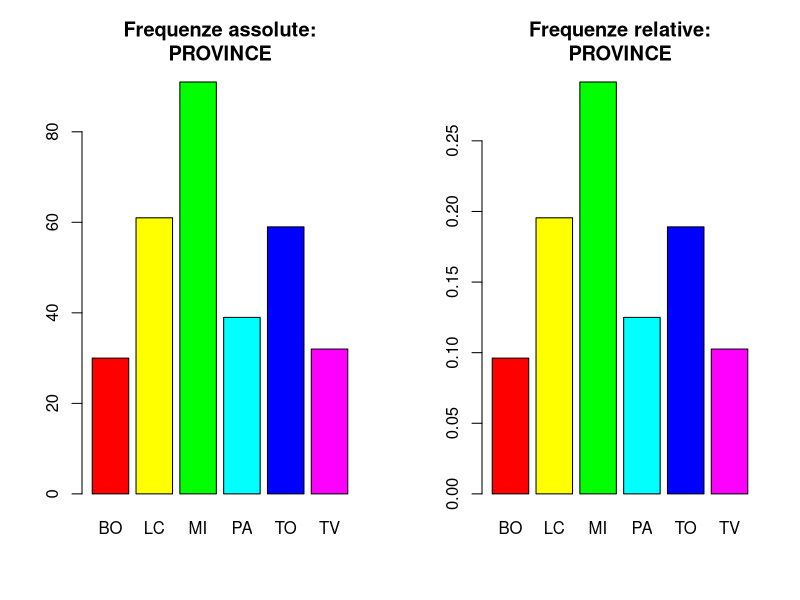
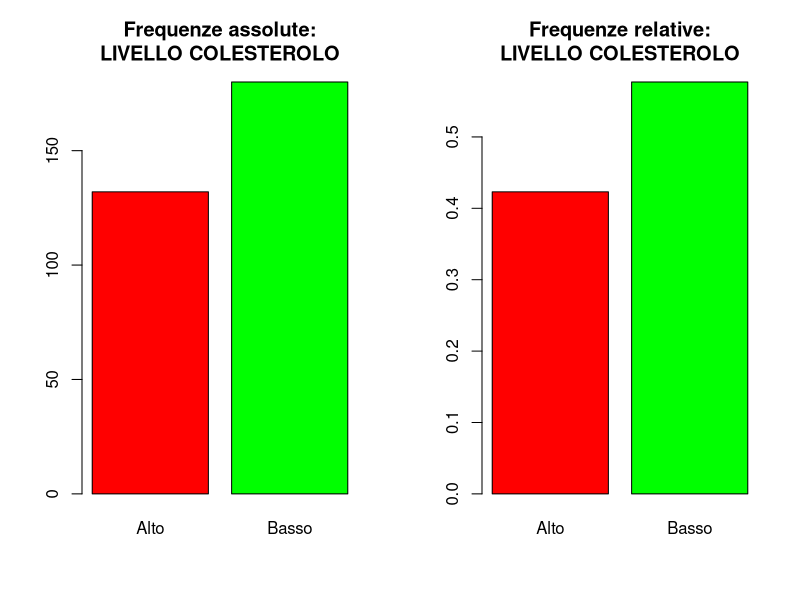
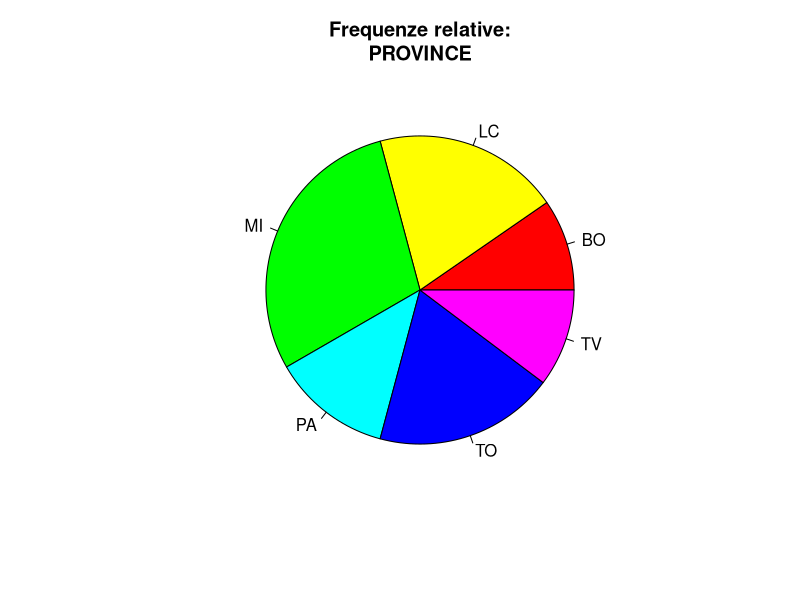
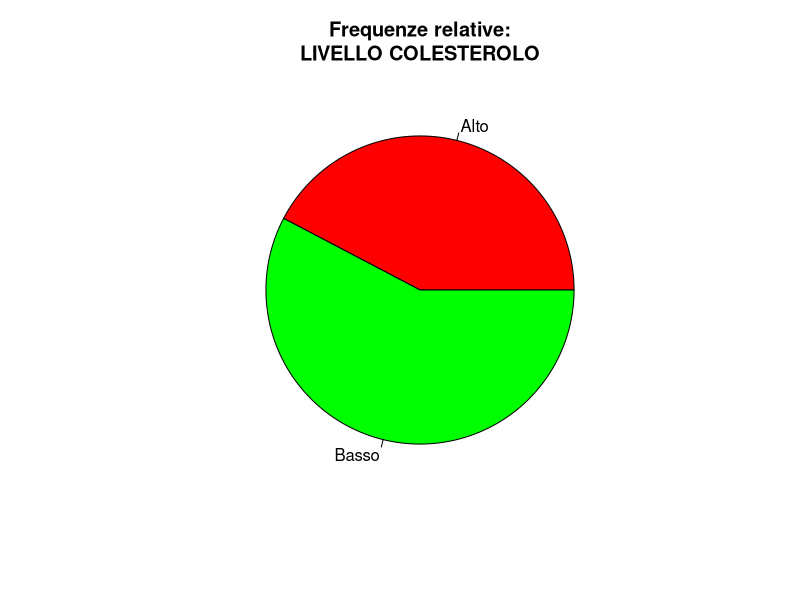
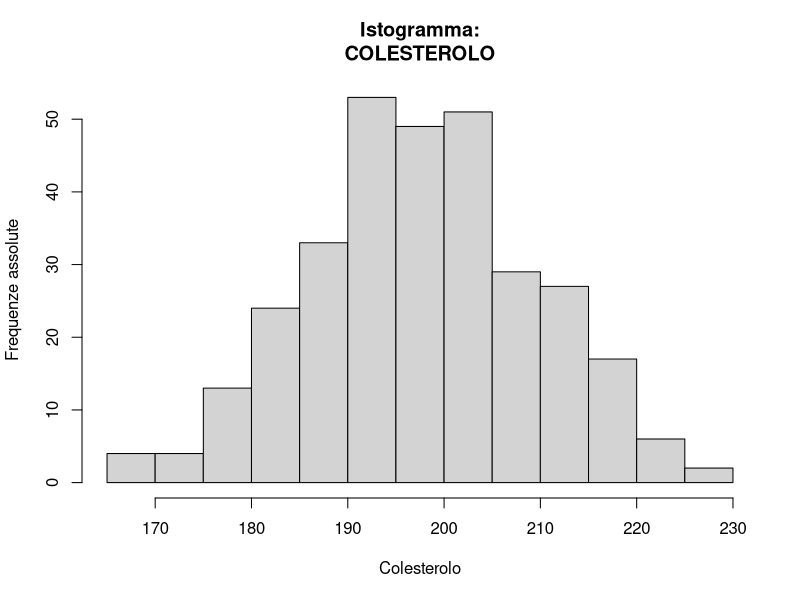
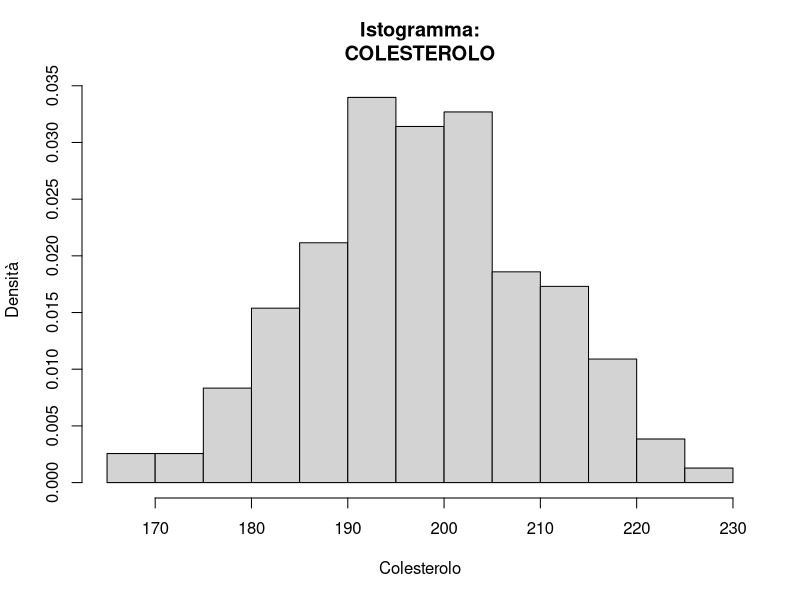
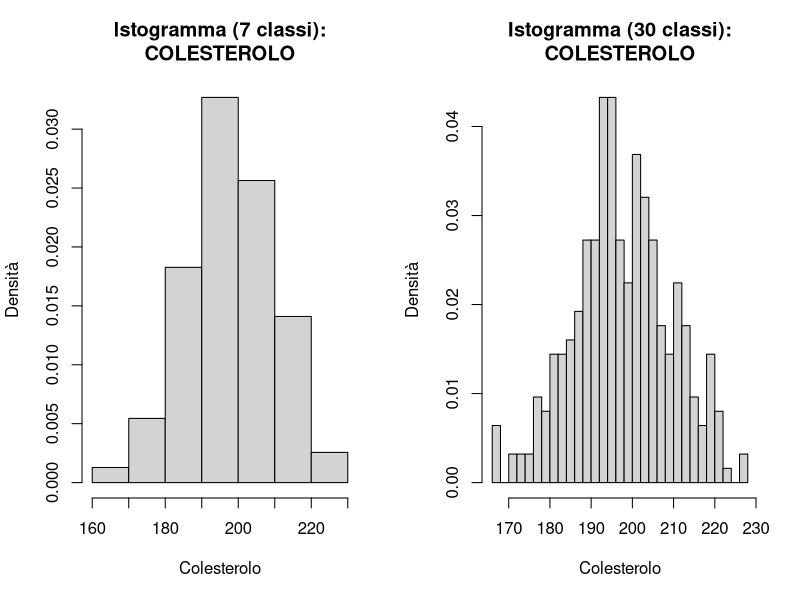
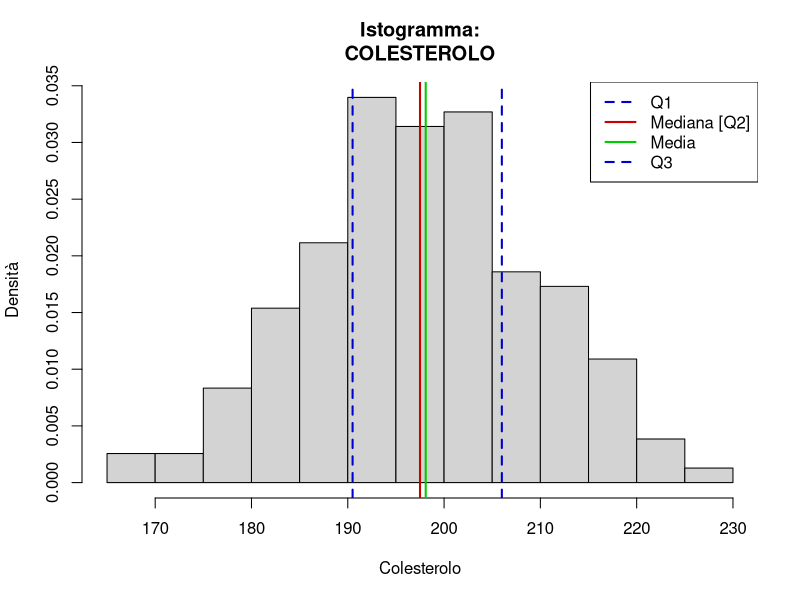

Generate these figures, in order, with R:
#'###########################################################'#
#'########               LABORATORIO 1               ########'#
#'######## INTRODUZIONE A R & STATISTICA DESCRITTIVA ########'#
#'###########################################################'#

# Argomenti del primo laboratorio:
# 1 - Primi passi: variabili, vettori, matrici 
# 2 - Dataframe 
# 3 - Analisi descrittiva di una variabile categorica
# 4 - Analisi descrittiva di una variabile numerica

# IMPOSTARE LA WORKING DIRECTORY (CARTELLA DI LAVORO): -------------------------
# Da interfaccia:
# 1.
# 'Session' -> 'Set Working Directory' -> 'Choose Directory' -> ...

# 2. 
# 'Session' -> 'Set Working Directory' -> 'To Source File Location'

# Da console:
# setwd( 'C:/percorso/file' )

# Da pacchetto:
if(!require(rstudioapi)) install.packages("rstudioapi")
setwd(dirname(rstudioapi::getActiveDocumentContext()$path))

# CONOSCERE LA WORKING DIRECTORY (CARTELLA DI LAVORO):
getwd()

# CONOSCERE I FILES PRESENTI NELLA DIRECTORY:
dir()

# HELP 
# help( nome_comando )

help( getwd )

?getwd

# 1 - PRIMI PASSI ------------------------------------------------------------------
(17*0.35)+(1/2)-exp(1)+log(3)-2^2

### OGGETTI IN R: ASSEGNARE VALORI A VARIABILI ---------------------------------
# 1. Scalari
a = 1

b = 3

a + b

a = b

# 2. Vettori
v = c( 6, 1, -7, 12 )
v

length(v)

# 3. Matrici
M = matrix( data = c( 1, 2, 3, 4, 5, 6, 7, 8, 9, 10, 11, 12 ),
            nrow = 4, ncol = 3, byrow = FALSE)
M

dim( M )

### ESTRAZIONE DI ELEMENTI DA UN VETTORE ---------------------------------------

# R è 1-indexed: il primo elemento di un vettore è in posizione 1
# L'operatore () contraddistingue le chiamate a funzioni (es.: length())
# L'operatore [] contraddistingue gli accessi a vettori/matrici

# 1. Accesso diretto agli elementi
v

v[ 2 ]          # secondo elemento di v

v[ c( 1, 3 ) ]  # primo e terzo elemento di v

v[ -1 ]         # tutto il vettore v tranne il primo elemento

# 2. which()
# La funzione which(condizione) restituisce gli INDICI di tutti gli elementi che
# soddisfano la condizione logica specificata
w = c( 5, 9, 9, 9, 9, 1, 1 )

which( w == 5 )

which( w != 5 )  

which( w > 1 ) 

which( w > 1 & w <= 5 )

which( w > 6 | w == 7 )

# 3. unique()
# La funzione unique(vettore) permette di determinare i valori univoci di un
# vettore
w
unique( w )

# E se volessimo sapere quanti elementi unici ci sono in un vettore?
length( unique( w ) ) 

# 4. Condizione logica sull'intero vettore
w > 1

w == 7

### ESTRAZIONE DI ELEMENTI DA UNA MATRICE --------------------------------------

M

# Accesso diretto ad elementi
M[ 2, 3 ]

M[ 4, c( 1, 3 ) ]

# Accesso ad intere colonne o righe
M[ 3, ]

M[ , 2 ]

# Visualizzazione e rimozione delle variabili
ls()              # fornisce la lista delle variabili esistenti

rm( a )           # rimuove la variabile a

ls()

rm( list = ls() ) # rimuove tutte le variabili nel workspace

# Pulizia della console
# Windows: ctrl + l
# macOS: Options + Command + l

ls()
# 2 - DATAFRAME ----------------------------------------------------------------

### LA STRUTTURA DATI DATA.FRAME -----------------------------------------------
# I dataframe sono oggetti costituiti da vettori di uguale lunghezza, ma non
# necessariamente dello stesso tipo. Contrariamente alle matrici, il dataframe
# è più flessibile e può essere utilizzato con dati di tipo diverso tra loro

# Importazione di un nuovo dataframe
# Prima si deve localizzare dove si trova il file da importare
# setwd("C:/percorso/cartella/dove/si/trova/il/dataset")

pazienti = read.table( "pazienti.txt", header = TRUE, stringsAsFactors = FALSE)
# header = TRUE: il file importato contiene i nomi delle variabili nella prima riga
# stringAsFactors = FALSE: le variabili character come stringhe (non come factor)

names( pazienti ) # mostra i nomi delle variabili nel dataframe 

head( pazienti )  # mostra le prime sei righe del dataframe

tail( pazienti )  # mostra le ultime sei righe del dataframe

pazienti

# Accedere alle variabili del dataframe
pazienti$Peso

# Dati mancanti
is.na( pazienti ) 

sum( is.na( pazienti ) )

# Che tipo di variabili ci sono nel nostro dataframe?
# Quali sono variabili categoriche e quali numeriche?

str( pazienti )

class( pazienti )

class( pazienti$Sesso )

# Creazione di una variabile categorica tramite factor
pazienti$Sesso = as.factor( pazienti$Sesso )

class( pazienti$Sesso )

levels( pazienti$Sesso ) # livelli/categorie della variabile qualitativa

# VARIABILI CATEGORICHE 
# Selezionare le femmine
femmine = pazienti[ which( pazienti$Sesso == 'F' ) , ]

dim( femmine )

# Come calcolare il numero di femmine senza creare un nuovo dataframe? 
length( which( pazienti$Sesso == 'F' ) )
dim( femmine )[1]

# Tabella di frequenza (per variabile categorica/factor)
table( pazienti$Sesso )

table( pazienti$Peso ) # non molto leggibile (variabile numerica)!

# 3 - ANALISI DESCRITTIVA DI UNA VARIABILE QUALITATIVA (DATI CATEGORICI) -------

# Analisi di variabili qualitative:
# 1. Tabella di distribuzione di frequenze per le categorie della variabile
# 2. Grafici (diagrammi a barre e a torta)

### RICHIESTA 1: da quali province provengono gli pazienti?

# factor() converte l'argomento in realizzazioni di una variabile categorica,
# i cui valori possibili sono riportati in levels
pazienti$Provincia = as.factor( pazienti$Provincia )

# Specificare i levels non è necessario, ma permette di ordinare i levels 
# come si vuole (default: ordine alfabetico)
levels( pazienti$Provincia )

# Tabella delle frequenze assolute
freq_ass = table( pazienti$Provincia )
freq_ass

# Tabella delle frequenze relative
freq_rel = table( pazienti$Provincia ) / length( pazienti$Provincia )   # oppure: prop.table( freq_ass )
freq_rel

sum( freq_rel )

### RICHIESTA 2: rappresentare graficamente le frequenze assolute e relative

# Primo grafico
dev.new()
par( mfrow = c( 1, 2 ) )
barplot( table( pazienti$Provincia ),
         col = rainbow( length( levels( as.factor( pazienti$Provincia ) ) ) ),
         main = 'Frequenze assolute:\nPROVINCE' )
barplot( table( pazienti$Provincia ) / sum( table( pazienti$Provincia ) ),
         col = rainbow( length( levels( as.factor( pazienti$Provincia ) ) ) ),
         main = 'Frequenze relative:\nPROVINCE' )

# Secondo grafico
dev.new()
par( mfrow = c( 1, 2 ) )
barplot( table( pazienti$Esito ), col = c( 'red', 'green' ),
         main = 'Frequenze assolute:\nLIVELLO COLESTEROLO' )
barplot( table( pazienti$Esito ) / sum( table( pazienti$Esito ) ), col = c( 'red', 'green' ),
         main = 'Frequenze relative:\nLIVELLO COLESTEROLO' )

# Terzo grafico
dev.new()
pie( table( pazienti$Provincia ) / sum( table( pazienti$Provincia ) ),
     col = rainbow( length( levels( as.factor( pazienti$Provincia ) ) ) ),
     main = 'Frequenze relative:\nPROVINCE' )

# Quarto grafico
dev.new()
pie ( table( pazienti$Esito ) / sum( table( pazienti$Esito ) ), col = c( 'red', 'green' ),
      main = 'Frequenze relative:\nLIVELLO COLESTEROLO' )


# 4 - ANALISI DESCRITTIVA DI UNA VARIABILE QUANTITATIVA ------------------------
# Le variabili quantitative possono essere descritte numericamente,
# utilizzando opportuni indici di posizione e di dispersione
# e, graficamente, mediante istogrammi e boxplot.

### RICHIESTA 1: calcolare i principali indici statistici di posizione e di
### dispersione della variabile "Peso"

N = dim( pazienti )[1]

# Media campionaria dei dati: media = sum_i(x_i) / N
media = mean( pazienti$Peso )
media
# oppure:
media = sum( pazienti$Peso ) / N
media

# Varianza campionaria dei dati: varianza = sum_i(x_i - media)^2 / (N-1)
varianza = var( pazienti$Peso )
varianza
# oppure:
varianza = sum( ( pazienti$Peso - media )^2 ) / ( N - 1 )
varianza

# Deviazione standard campionaria: dev_std = sqrt( varianza )
dev_std = sd( pazienti$Peso ) 
dev_std
# oppure:
dev_std = sqrt(varianza)
dev_std

# Range
r = range( pazienti$Peso )
r
# oppure:
r = c( min( pazienti$Peso ), max( pazienti$Peso ) )
r

# Differenza tra massimo e minimo elemento
diff(r)
# oppure:
r[2]-r[1]

# Mediana: valore centrale del dataset
# Dopo aver ordinato i dati:
#   - se N è DISPARI, mediana = (N+1)/2 -esima osservazione
#   - se N è PARI,    mediana = media tra N/2 -esima osservazione e
#                               (N/2 + 1) -esima osservazione
median( pazienti$Peso )

# Moda: valore che si verifica con maggiore frequenza nei dati
# Nota: non per forza questo valore è unico
freq_ass = table( pazienti$Peso )
freq_ass

max_freq_ass = max( freq_ass )
max_freq_ass

moda = freq_ass[ freq_ass == max_freq_ass ]
moda

# Alternativamente, sarebbe più appropriato dividere i valori della variabile
# "Peso" in intervalli, associando ogni intervallo ad una classe, per poi
# identificare la classe modale (con frequenza maggiore)

# Quantili e Quartili
# Dopo aver ordinato i dati:
#   - Primo quartile   (Q1)  :  x tale per cui il 25% dei dati è minore di x
#   - Secondo quartile (Q2)  :  x tale per cui il 50% dei dati è minore di x
#   - Terzo quartile   (Q3)  :  x tale per cui il 75% dei dati è minore di x
# Nota: Q2 = mediana
quantile( pazienti$Peso, probs = 0.25 ) # Q1

quantile( pazienti$Peso, probs = 0.50 ) # Q2
median( pazienti$Peso )

quantile( pazienti$Peso, probs = 0.75 ) # Q3

# Range interquartile: IQR = Q3 - Q1
IQR = quantile( pazienti$Peso, probs = 0.75 ) - quantile( pazienti$Peso, probs = 0.25 )
# oppure:
IQR( pazienti$Peso )

# Quartili (riassunto)
quantile( pazienti$Peso )

# Quantile di ordine p: x tale per cui il 100p% dei dati è minore di x
p = 0.85
quantile( pazienti$Peso, probs = p )

# Quantili di ordine 0%, 10%, 20%, ..., 80%, 90%, 100%
p =  (0:10)  / 10
quantile( pazienti$Peso, probs = p )

# Valori di sintesi (media, minimo, massimo e tre quartili)
summary( pazienti$Peso )

### RICHIESTA 2: visualizzare graficamente la distribuzione della variabile
### "Colesterolo"

# 2.1 Istogramma

# Istruzioni:
#   - dividere il range dei dati in classi (intervalli)
#   - calcolare, per ogni classe, le frequenze relative e densità
#      [ densità = ( frequenza relativa ) / ( ampiezza intervallo classe ) ]
#   - in corrispondenza di ogni classe disegnare rettangoli di area pari alla
#      frequenza relativa della classe considerata (ovvero di altezza pari alla
#      densità)

# Istogramma con ordinata = frequenze assolute
dev.new()
hist( pazienti$Colesterolo,
      xlab = 'Colesterolo', ylab = 'Frequenze assolute',
      main = 'Istogramma:\nCOLESTEROLO' )

# Istogramma con ordinata = densità (freq_rel = densità * ampiezza intervallo classe ) 
dev.new()
hist( pazienti$Colesterolo, prob = TRUE,
      xlab = 'Colesterolo', ylab = 'Densità',
      main = 'Istogramma:\nCOLESTEROLO' )

# Istogramma con breaks = 7
dev.new()
par( mfrow = c( 1, 2 ) )
hist( pazienti$Colesterolo, prob = TRUE, breaks = 7,
      xlab = 'Colesterolo', ylab = 'Densità',
      main = 'Istogramma (7 classi):\nCOLESTEROLO' )

# Istogramma con breaks = 30
hist( pazienti$Colesterolo, prob = TRUE, breaks = 30,
      xlab = 'Colesterolo', ylab = 'Densità',
      main = 'Istogramma (30 classi):\nCOLESTEROLO' )

# Possibili scelte del numero di classi:
#   - breaks = sqrt(N)
#   - breaks = ceiling( 1 + log2( N ) )
#   - breaks = scelta manuale dell'utente

# Tabella di distribuzione di frequenze
istogramma = hist( pazienti$Colesterolo, plot = FALSE )

# La funzione restituisce un oggetto con i seguenti attributi:
# breaks: estremi delle classi
# counts: frequenze assolute delle classi
# density: densità associate alle classi
# mids: valori centrali delle classi
# xname: nome della variabile
# equidist: TRUE se le classi hanno tutte la stessa ampiezza; FALSE altrimenti

estremi_classi = istogramma$breaks
estremi_classi

freq_ass = istogramma$counts
freq_ass

N = sum( freq_ass )   # oppure: N = length( pazienti$Colesterolo )
N

freq_rel = ( freq_ass ) / N
freq_rel

density = istogramma$density
density

# Dato che densità = freq_rel/(ampiezza intervallo classe), segue che:
freq_rel2 = density * diff( estremi_classi )
freq_rel
freq_rel2

# La distribuzione del colesterolo è simmetrica?
Q1 = quantile( pazienti$Colesterolo, probs = 0.25, type = 2 ) # Q1
Q2 = quantile( pazienti$Colesterolo, probs = 0.50, type = 2 ) # Q2
Q3 = quantile( pazienti$Colesterolo, probs = 0.75, type = 2 ) # Q3

dev.new()
hist( pazienti$Colesterolo, prob = TRUE,
      xlab = 'Colesterolo', ylab = 'Densità',
      main = 'Istogramma:\nCOLESTEROLO' )
abline( v = Q1, col = 'blue3', lwd = 2, lty = 2 )
abline( v = Q2, col = 'red3', lwd = 2 )
abline( v = mean( pazienti$Colesterolo ), col = 'green3', lwd = 2 )
abline( v = Q3, col = 'blue3', lwd = 2, lty = 2 )
legend( 'topright', legend = c( 'Q1', 'Mediana [Q2]', 'Media', 'Q3' ),
        col = c( 'blue3', 'red3', 'green3', 'blue3' ),
        lwd = c( 2, 2, 2, 2 ), lty = c( 2, 1, 1, 2 ) )

# Nota: dall'istogramma non si rilevano particolari asimmetrie

# 2.2 Box plot
#   - eventuali asimmetrie della distribuzione
#   - presenza di eventuali valori estremi (outliers).

# Istruzioni:
#   - costruire un rettangolo con basi inferiore e superiore uguali,
#     rispettivamente, al primo e al terzo quartile (il rettangolo contiene
#     il 50% centrale delle osservazioni)
#   - all'interno del rettangolo tracciare una linea in corrispondenza
#     della mediana
#   - tracciare il primo baffo del box plot collegando la base inferiore
#     del rettangolo all'osservazione più bassa maggiore di lim_inf = Q1-1.5*IQR
#   - tracciare il secondo baffo del box plot collegando la base superiore
#     del rettangolo all'osservazione più alta minore di lim_sup = Q3+1.5*IQR
#   - segnalare la presenza di eventuali outliers (osservazioni fuori dal range
#   - definito da lim_inf e lim_sup).

# Box plot
dev.new()
boxplot( pazienti$Colesterolo, ylab = 'Colesterolo', col = 'lightblue',
         main = 'Box plot:\nCOLESTEROLO' )

# Box plot vs. Istogramma: COLESTEROLO
dev.new()
par( mfrow = c( 2, 1 ) )
boxplot( pazienti$Colesterolo, xlab = 'Colesterolo', col = 'lightblue',
         main = 'Box plot:\nCOLESTEROLO', horizontal = TRUE, ylim = c( 165, 230 ) )
abline( v = Q1, col = 'blue3', lwd = 2, lty = 2 )
abline( v = Q2, col = 'red3', lwd = 2 )
abline( v = mean( pazienti$Colesterolo ), col = 'green3', lwd = 2 )
abline( v = Q3, col = 'blue3', lwd = 2, lty = 2 )

hist( pazienti$Colesterolo, prob = TRUE,
      xlab = 'Colesterolo', ylab = 'Densità',
      main = 'Istogramma:\nCOLESTEROLO' )
abline( v = Q1, col = 'blue3', lwd = 2, lty = 2 )
abline( v = Q2, col = 'red3', lwd = 2 )
abline( v = mean( pazienti$Colesterolo ), col = 'green3', lwd = 2 )
abline( v = Q3, col = 'blue3', lwd = 2, lty = 2 )

# Box plot vs. Istogramma: GLICEMIA
Q1 = quantile( pazienti$Glicemia, probs = 0.25, type = 2 ) # Q1
Q2 = quantile( pazienti$Glicemia, probs = 0.50, type = 2 ) # Q2
Q3 = quantile( pazienti$Glicemia, probs = 0.75, type = 2 ) # Q3

dev.new()
par( mfrow = c( 2, 1 ) )
boxplot( pazienti$Glicemia, xlab = 'Glicemia', col = 'lightblue',
         main = 'Box plot:\nGLICEMIA', horizontal = TRUE, ylim = c( 60, 320 ) )
abline( v = Q1, col = 'blue3', lwd = 2, lty = 2 )
abline( v = Q2, col = 'red3', lwd = 2 )
abline( v = mean( pazienti$Glicemia ), col = 'green3', lwd = 2 )
abline( v = Q3, col = 'blue3', lwd = 2, lty = 2 )

hist( pazienti$Glicemia, prob = TRUE,
      xlab = 'Glicemia', ylab = 'Densità',
      main = 'Istogramma:\nGLICEMIA' )
abline( v = Q1, col = 'blue3', lwd = 2, lty = 2 )
abline( v = Q2, col = 'red3', lwd = 2 )
abline( v = mean( pazienti$Glicemia ), col = 'green3', lwd = 2 )
abline( v = Q3, col = 'blue3', lwd = 2, lty = 2 )

# La distribuzione della glicemia nei pazienti risulta caratterizzata da
# asimmetria positiva, con media superiore alla mediana.
